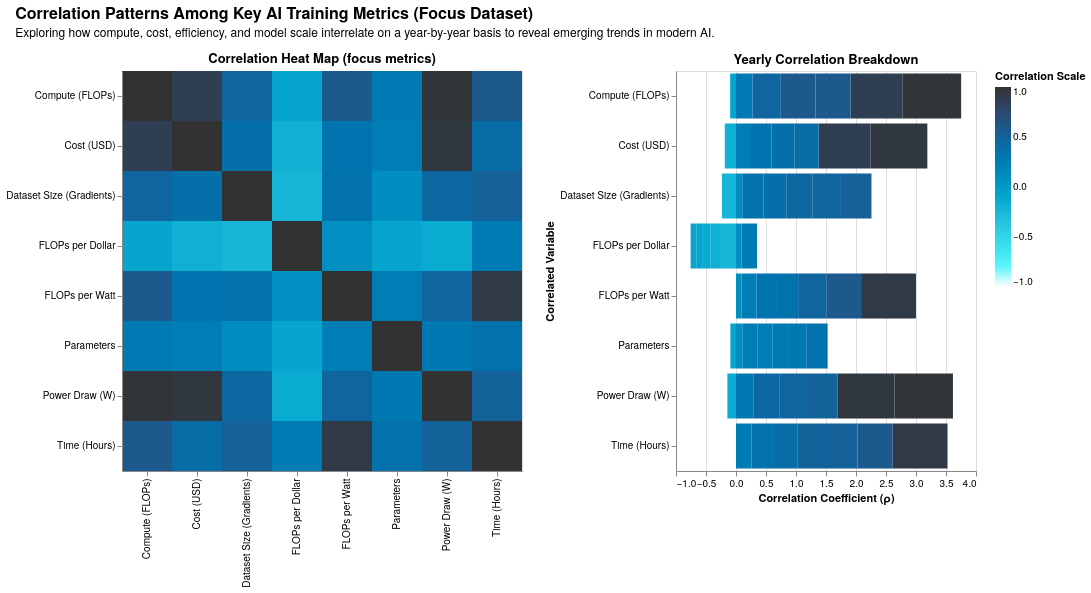

Write a Vega-Lite specification for this figure.
### Vega-Lite specification from a JSON file in a GitHub repository (floating-point values rounded to 4 significant figures; data arrays with more than 128 entries replaced by an {"elided": "..."} marker saying what was removed)
{"config": {"view": {"continuousWidth": 300, "continuousHeight": 300}, "font": "Helvetica Neue"}, "hconcat": [{"mark": {"type": "rect"}, "encoding": {"color": {"field": "corr", "legend": {"title": "Correlation Scale"}, "scale": {"domain": [-1, 1], "reverse": true, "scheme": "darkblue"}, "type": "quantitative"}, "tooltip": [{"field": "var1", "type": "nominal"}, {"field": "var2", "type": "nominal"}, {"field": "corr", "format": ".2f", "type": "quantitative"}], "x": {"field": "var1", "title": "", "type": "nominal"}, "y": {"field": "var2", "title": "", "type": "nominal"}}, "height": 400, "name": "view_1", "title": "Correlation Heat Map (focus metrics)", "transform": [{"filter": "(datum.year === selected_year)"}], "width": 400}, {"mark": {"type": "bar"}, "encoding": {"color": {"field": "corr", "legend": null, "scale": {"domain": [-1, 1], "reverse": true, "scheme": "darkblue"}, "type": "quantitative"}, "tooltip": [{"field": "var1", "title": "Focus Variable", "type": "nominal"}, {"field": "var2", "title": "Correlates With", "type": "nominal"}, {"field": "corr", "format": ".2f", "title": "Correlation (ρ)", "type": "quantitative"}], "x": {"field": "corr", "title": "Correlation Coefficient (ρ)", "type": "quantitative"}, "y": {"field": "var2", "sort": ["Compute (FLOPs)", "Cost (USD)", "Dataset Size (Gradients)", "FLOPs per Dollar", "FLOPs per Watt", "Parameters", "Power Draw (W)", "Time (Hours)"], "title": "Correlated Variable", "type": "nominal"}}, "height": 400, "title": "Yearly Correlation Breakdown", "transform": [{"filter": "(datum.year === selected_year)"}, {"filter": "(datum.var1 !== datum.var2)"}], "width": 300}], "data": {"name": "data-4a1428667388983c3538f238f78ad3e2"}, "params": [{"name": "selected_year", "bind": {"input": "range", "max": 2023.0, "min": 2018.0, "name": "Year:", "step": 1}, "value": 2021.0}, {"name": "corr_select", "select": {"type": "point", "fields": ["var1", "var2"], "nearest": true, "on": "click"}, "value": [{"var1": "Compute (FLOPs)", "var2": "Cost (USD)"}], "views": ["view_1"]}], "title": {"text": "Correlation Patterns Among Key AI Training Metrics (Focus Dataset)", "anchor": "start", "dx": 10, "dy": -10, "fontSize": 16, "subtitle": "Exploring how compute, cost, efficiency, and model scale interrelate on a year-by-year basis to reveal emerging trends in modern AI.", "subtitleFontSize": 12, "subtitlePadding": 6}, "$schema": "https://vega.github.io/schema/vega-lite/v5.20.1.json", "datasets": {"data-4a1428667388983c3538f238f78ad3e2": {"elided": "576 records"}}}
